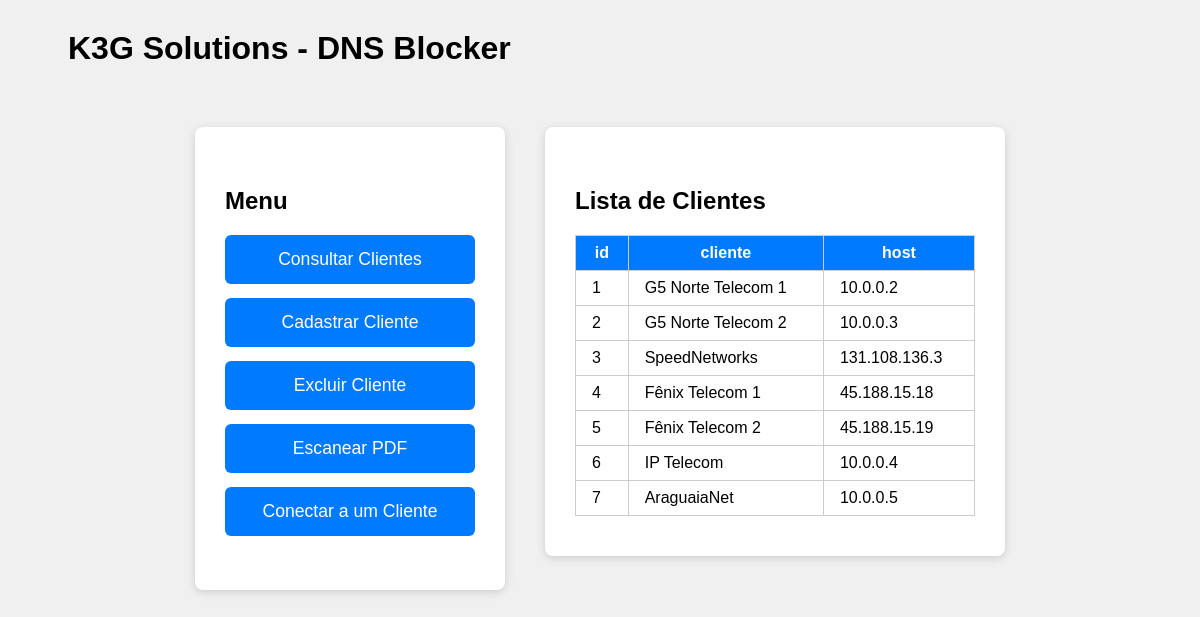
Before: / with the older database file.
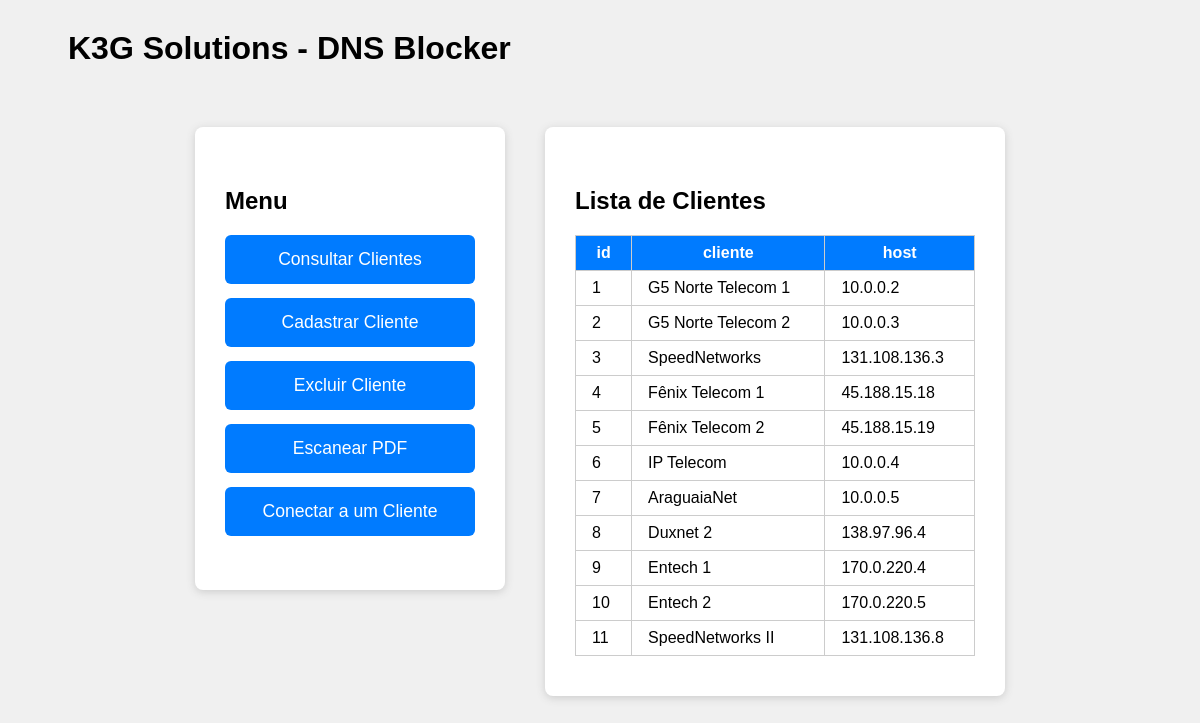
After: the same page with the newer database file.
### tables this page shows
CREATE TABLE clientes (
            id INTEGER PRIMARY KEY AUTOINCREMENT,
            cliente TEXT NOT NULL,
            host TEXT NOT NULL,
            username TEXT NOT NULL,
            password TEXT NOT NULL,
            port INTEGER NOT NULL,
            senha_root TEXT NOT NULL
        );

### app.py (the view)
@app.route('/')
def home():
    conn = sqlite3.connect('clientes.db')
    cursor = conn.cursor()
    cursor.execute("SELECT * FROM clientes")
    clientes = cursor.fetchall()
    colunas = [description[0] for description in cursor.description]
    conn.close()
    return render_template('home.html', clientes=clientes, colunas=colunas)

### templates/home.html (shortened to what this page needs)
<!DOCTYPE html>
<html lang="pt-br">
<head>
</head>
<body>
    <h1 class="titulo-esquerda">K3G Solutions - DNS Blocker</h1>
    <div class="main-flex">
        <div class="btn-group">
            <h2>Menu</h2>
            <a href="/consultar-clientes" class="btn">Consultar Clientes</a>
            <a href="/cadastrar-cliente" class="btn">Cadastrar Cliente</a>
            <a href="/excluir-cliente" class="btn">Excluir Cliente</a>
            <a href="/escanear-pdf" class="btn">Escanear PDF</a>
            <a href="/conectar-cliente" class="btn">Conectar a um Cliente</a>
        </div>
        <div class="table-container">
            <h2>Lista de Clientes</h2>
            {% if clientes %}
            <table>
                <tr>
                    {% for col in colunas %}
                        {% if col in ['id', 'cliente', 'host'] %}
                            <th>{{ col }}</th>
                        {% endif %}
                    {% endfor %}
                </tr>
                {% for cliente in clientes %}
                <tr>
                    {% for col in colunas %}
                        {% if col in ['id', 'cliente', 'host'] %}
                            <td>{{ cliente[colunas.index(col)] }}</td>
                        {% endif %}
                    {% endfor %}
                </tr>
                {% endfor %}
            </table>
            {% else %}
            <p>Nenhum cliente encontrado.</p>
            {% endif %}
        </div>
    </div>
</body>
</html>

### templates/home.html (style rules this page uses)
body { font-family: Arial, sans-serif; background: #f0f0f0; color: #000; }
.main-flex { display: flex; justify-content: center; align-items: flex-start; margin-top: 60px; }
.btn-group { background: #fff; padding: 40px 30px; border-radius: 8px; box-shadow: 0 2px 8px #ccc; margin-right: 40px; min-width: 250px; }
.btn { display: block; width: 100%; margin: 14px 0; padding: 14px 0; font-size: 1.1em; background: #007bff; color: #fff; border: none; border-radius: 6px; cursor: pointer; transition: background 0.2s; text-decoration: none; text-align: center; }
.table-container { background: #fff; padding: 40px 30px; border-radius: 8px; box-shadow: 0 2px 8px #ccc; min-width: 400px; }
table { margin: 0 auto; border-collapse: collapse; width: 100%; }
th, td { border: 1px solid #ccc; padding: 8px 16px; color: #000; }
th { background: #007bff; color: #fff; }
.titulo-esquerda { text-align: left; margin: 30px 0 0 60px; color: #000000; }

Changed rows visible on the page:
added clientes: id "8" "Duxnet 2" "138.97.96.4"
added clientes: id "9" "Entech 1" "170.0.220.4"
added clientes: id "10" "Entech 2" "170.0.220.5"
added clientes: id "11" "SpeedNetworks II" "131.108.136.8"
